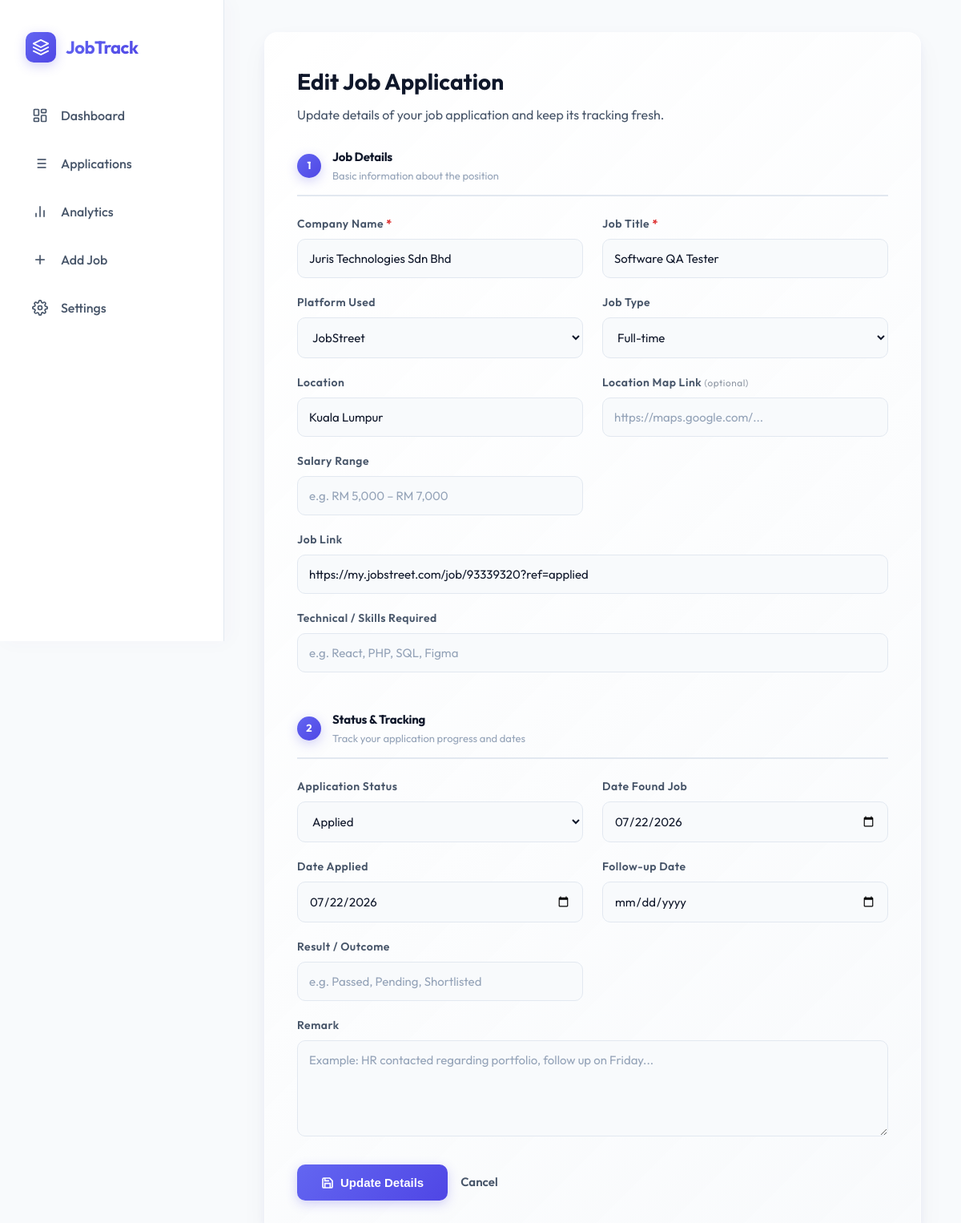
The app's page /app/edit.php?id=282&back=index.php? with its own data.
### tables this page shows
CREATE TABLE applications (
            id INTEGER PRIMARY KEY AUTOINCREMENT,
            job_title TEXT NOT NULL,
            company TEXT NOT NULL,
            platform TEXT,
            date_applied TEXT,
            status TEXT DEFAULT 'Applied',
            notes TEXT,
            created_at DATETIME DEFAULT CURRENT_TIMESTAMP
        , date_found TEXT, job_type TEXT, location TEXT, salary_range TEXT, job_link TEXT, remark TEXT, follow_up_date TEXT, interview_date TEXT, result TEXT, technical_skills TEXT, assessment_status TEXT DEFAULT 'None', assessment_type TEXT, assessment_deadline TEXT, assessment_link TEXT, assessment_notes TEXT, interview_location TEXT, assessment_platform TEXT, location_link TEXT, interview_location_link TEXT);

### app/edit.php (the view, shortened to what this page needs)
<?php
include 'db.php';
$id = isset($_GET['id']) ? (int)$_GET['id'] : 0;
$back = 'index.php';
if (isset($_GET['back'])) {
    $parsed = parse_url($_GET['back']);
    if (empty($parsed['host']) && (strpos($parsed['path'], 'index.php') !== false || empty($parsed['path']))) {
        $back = $_GET['back'];
    }
}
$stmt = $pdo->prepare("SELECT * FROM applications WHERE id = ?");
$stmt->execute([$id]);
$app = $stmt->fetch(PDO::FETCH_ASSOC);
$platform_options = ['JobStreet', 'LinkedIn', 'Website', 'MyFutureJobs'];
$platform_select_val = '';
if (!empty($app['platform'])) {
    if (in_array($app['platform'], $platform_options)) {
        $platform_select_val = $app['platform'];
    } else {
        $platform_select_val = 'Other';
        $platform_other_val = $app['platform'];
        $show_other = true;
    }
}
?>
<!DOCTYPE html>
<html lang="en">
<head>
    <link rel="stylesheet" href="style.css?v=1.2.0">
</head>
<body>
    <div class="layout">
        <aside class="sidebar">
            <div class="sidebar-logo">
                <div class="sidebar-logo-icon">
                    <svg viewBox="0 0 24 24">
                        <path d="M12 2L2 7l10 5 10-5-10-5zM2 17l10 5 10-5M2 12l10 5 10-5" stroke="white" stroke-width="2" stroke-linecap="round" stroke-linejoin="round" fill="none"/>
                    </svg>
                </div>
                <h2>JobTrack</h2>
            </div>
            <ul class="sidebar-menu">
                <li class="sidebar-menu-item">
                    <a href="index.php?view=dashboard">
                        <svg viewBox="0 0 24 24"><rect x="3" y="3" width="7" height="9" rx="1"></rect><rect x="14" y="3" width="7" height="5" rx="1"></rect><rect x="14" y="12" width="7" height="9" rx="1"></rect><rect x="3" y="16" width="7" height="5" rx="1"></rect></svg>
                        Dashboard
                    </a>
                </li>
                <li class="sidebar-menu-item">
                    <a href="index.php?view=applications">
                        <svg viewBox="0 0 24 24"><line x1="8" y1="6" x2="21" y2="6"></line><line x1="8" y1="12" x2="21" y2="12"></line><line x1="8" y1="18" x2="21" y2="18"></line><line x1="3" y1="6" x2="3.01" y2="6"></line><line x1="3" y1="12" x2="3.01" y2="12"></line><line x1="3" y1="18" x2="3.01" y2="18"></line></svg>
                        Applications
                    </a>
                </li>
                <li class="sidebar-menu-item">
                    <a href="index.php?view=analytics">
                        <svg viewBox="0 0 24 24"><line x1="18" y1="20" x2="18" y2="10"></line><line x1="12" y1="20" x2="12" y2="4"></line><line x1="6" y1="20" x2="6" y2="14"></line></svg>
                        Analytics
                    </a>
                </li>
                <li class="sidebar-menu-item">
                    <a href="add.php">
                        <svg viewBox="0 0 24 24"><line x1="12" y1="5" x2="12" y2="19"></line><line x1="5" y1="12" x2="19" y2="12"></line></svg>
                        Add Job
                    </a>
                </li>
                <li class="sidebar-menu-item">
                    <a href="settings.php">
                        Settings
                    </a>
                </li>
            </ul>
        </aside>
        <main class="main">
            <div class="form-container">
                <h1>Edit Job Application</h1>
                <p class="muted">Update details of your job application and keep its tracking fresh.</p>
                <form method="POST" action="edit.php?id=<?= $id ?>&back=<?= urlencode($back) ?>">
                    <div class="form-grid">
                        <div class="form-section-header">
                            <span class="form-section-number">1</span>
                            <div>
                                <div class="form-section-title">Job Details</div>
                                <div class="form-section-subtitle">Basic information about the position</div>
                            </div>
                        </div>
                        <div class="form-group">
                            <label>Company Name <span class="required-star">*</span></label>
                            <input type="text" name="company" required value="<?= htmlspecialchars($app['company']) ?>" placeholder="e.g. Google, Stripe, Canva">
                        </div>
                        <div class="form-group">
                            <label>Job Title <span class="required-star">*</span></label>
                            <input type="text" name="job_title" required value="<?= htmlspecialchars($app['job_title']) ?>" placeholder="e.g. Senior Software Engineer">
                        </div>
                        <div class="form-group">
                            <label>Platform Used</label>
                            <select name="platform_select" id="platform_select" onchange="togglePlatformOther(this)">
                                <?php foreach ($platform_options as $option): ?>
                                    <option value="<?= $option ?>" <?= $platform_select_val === $option ? 'selected' : '' ?>><?= $option ?></option>
                                <?php endforeach; ?>
                            </select>
                        </div>
                        <div class="form-group">
                            <label>Job Type</label>
                            <select name="job_type">
                                <?php
                                $types = ['Full-time', 'Part-time', 'Internship', 'Contract', 'Remote', 'Hybrid'];
                                foreach ($types as $type): ?>
                                    <option <?= $app['job_type'] === $type ? 'selected' : '' ?>><?= $type ?></option>
                                <?php endforeach; ?>
                            </select>
                        </div>
                        <div class="form-group">
                            <label>Location</label>
                            <input type="text" name="location" value="<?= htmlspecialchars($app['location'] ?: '') ?>" placeholder="e.g. Kuala Lumpur, Remote">
                        </div>
                        <div class="form-group">
                            <label>Location Map Link <span style="font-weight:400;opacity:.6;font-size:.85em;">(optional)</span></label>
                            <input type="url" name="location_link" value="<?= htmlspecialchars($app['location_link'] ?? '') ?>" placeholder="https://maps.google.com/...">
                        </div>
                        <div class="form-group">
                            <label>Salary Range</label>
                            <input type="text" name="salary_range" value="<?= htmlspecialchars($app['salary_range'] ?: '') ?>" placeholder="e.g. RM 5,000 – RM 7,000">
                        </div>
                        <div class="form-group full-width">
                            <label>Job Link</label>
                            <input type="url" name="job_link" value="<?= htmlspecialchars($app['job_link'] ?: '') ?>" placeholder="https://...">
                        </div>
                        <div class="form-group full-width">
                            <label>Technical / Skills Required</label>
                            <input type="text" name="technical_skills" value="<?= htmlspecialchars($app['technical_skills'] ?: '') ?>" placeholder="e.g. React, PHP, SQL, Figma">
                        </div>
                        <div class="form-section-header">
                            <span class="form-section-number">2</span>
                            <div>
                                <div class="form-section-title">Status &amp; Tracking</div>
                                <div class="form-section-subtitle">Track your application progress and dates</div>
                            </div>
                        </div>
                        <div class="form-group">
                            <label>Application Status</label>
                            <select name="status" id="app_status" onchange="toggleStatusFields()">
                                <?php
                                $statuses = ['Applied', 'Pending', 'Viewed Application', 'Interview', 'Assessment', 'Rejected', 'Offered', 'Expired', 'Unlikely to Progress Further'];
                                foreach ($statuses as $stat): ?>
                                    <option <?= $app['status'] === $stat ? 'selected' : '' ?>><?= $stat ?></option>
                                <?php endforeach; ?>
                            </select>
                        </div>
                        <div class="form-group">
                            <label>Date Found Job</label>
                            <input type="date" name="date_found" value="<?= htmlspecialchars($app['date_found'] ?: '') ?>">
                        </div>
                        <div class="form-group">
                            <label>Date Applied</label>
                            <input type="date" name="date_applied" value="<?= htmlspecialchars($app['date_applied'] ?: '') ?>">
                        </div>
                        <div class="form-group">
                            <label>Follow-up Date</label>
                            <input type="date" name="follow_up_date" value="<?= htmlspecialchars($app['follow_up_date'] ?: '') ?>">
                        </div>
                        <div class="form-group">
                            <label>Result / Outcome</label>
                            <input type="text" name="result" value="<?= htmlspecialchars($app['result'] ?: '') ?>" placeholder="e.g. Passed, Pending, Shortlisted">
                        </div>
                        <div class="form-group full-width">
                            <label>Remark</label>
                            <textarea name="remark" placeholder="Example: HR contacted regarding portfolio, follow up on Friday..."><?= htmlspecialchars($app['remark'] ?: '') ?></textarea>
                        </div>
                    </div>
                    <div class="form-actions">
                        <button type="submit" class="btn">
                            <svg viewBox="0 0 24 24" width="16" height="16" fill="none" stroke="currentColor" stroke-width="2.5"><path d="M19 21H5a2 2 0 0 1-2-2V5a2 2 0 0 1 2-2h11l5 5v11a2 2 0 0 1-2 2z"/><polyline points="17 21 17 13 7 13 7 21"/><polyline points="7 3 7 8 15 8"/></svg>
                            Update Details
                        </button>
                        <a href="<?= htmlspecialchars($back) ?>" class="back">Cancel</a>
                    </div>
                </form>
            </div>
        </main>
    </div>
</body>
</html>

### records on screen
applications: company "Juris Technologies Sdn Bhd", job_title "Software QA Tester", platform_select "JobStreet", job_type "Full-time", location "Kuala Lumpur", job_link "https://my.jobstreet.com/job/93339320?ref=applied", status "Applied", date_found "07/22/2026", date_applied "07/22/2026"
